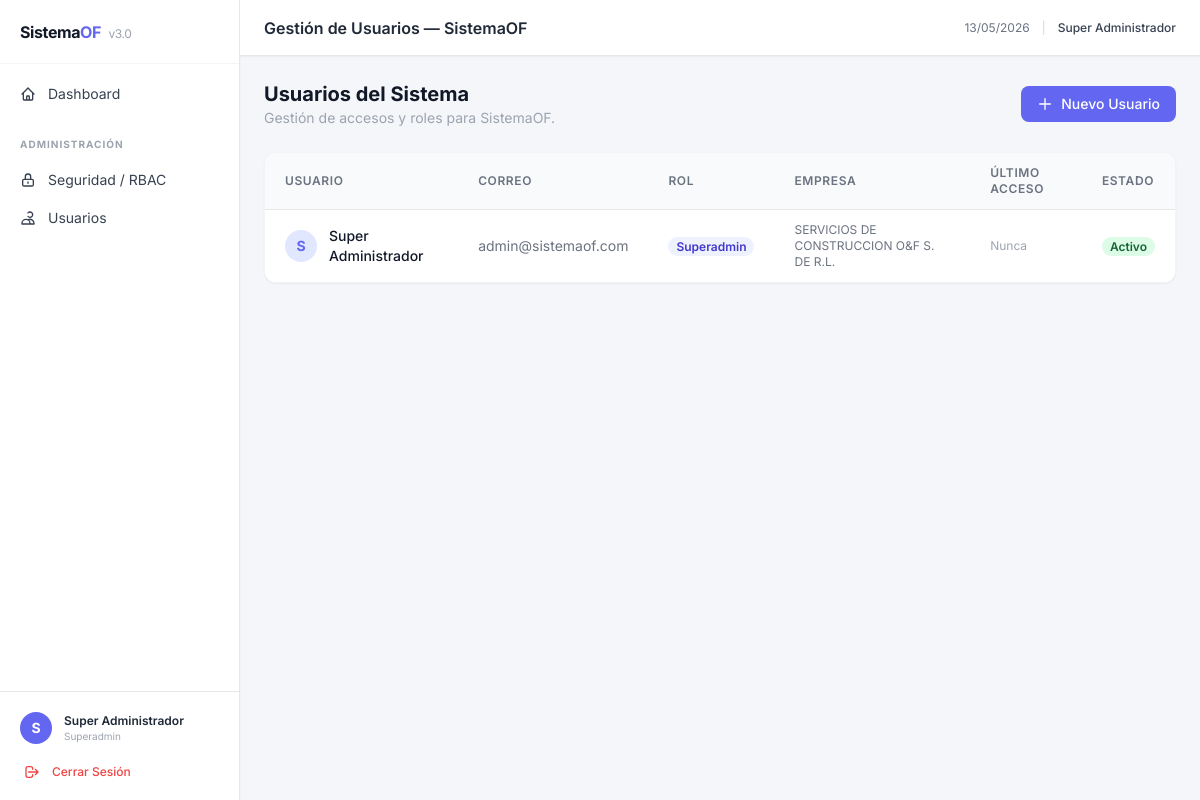
The app's page /public/admin/usuarios (signed in) with its own data.
### tables this page shows
CREATE TABLE `sof_users` (
  `id_user` int UNSIGNED NOT NULL,
  `username` varchar(50) NOT NULL,
  `nombre_usuario` varchar(150) NOT NULL,
  `email` varchar(100) NOT NULL,
  `password_hash` varchar(255) NOT NULL,
  `estatus` enum('Activo','Inactivo','Suspendido','Bloqueado') NOT NULL DEFAULT 'Activo',
  `id_empresa` int UNSIGNED DEFAULT NULL,
  `avatar` varchar(255) DEFAULT NULL,
  `ultimo_acceso` datetime DEFAULT NULL,
  `creado_por` int UNSIGNED DEFAULT NULL,
  `fecha_ing` datetime DEFAULT CURRENT_TIMESTAMP,
  `fecha_update` datetime DEFAULT CURRENT_TIMESTAMP ON UPDATE CURRENT_TIMESTAMP,
  `observaciones` varchar(254) DEFAULT NULL
);

CREATE TABLE `sof_roles` (
  `id_rol` int UNSIGNED NOT NULL,
  `nom_rol` varchar(100) NOT NULL,
  `desc_rol` varchar(254) DEFAULT NULL,
  `estatus` enum('Activo','Inactivo') NOT NULL DEFAULT 'Activo',
  `es_superadmin` tinyint(1) NOT NULL DEFAULT '0',
  `fecha_ing` datetime DEFAULT CURRENT_TIMESTAMP
);

CREATE TABLE `empresas` (
  `id_empresa` int(5) UNSIGNED ZEROFILL NOT NULL,
  `nom_empresa` varchar(150) NOT NULL
);

### app/Controllers/AdminController.php (called while the page is built, shortened)
<?php
class AdminController extends BaseController {
    public function usuarios() {
        $db = getDBConnection();
        $usuarios = $db->query("
            SELECT u.id_user, u.nombre_usuario, u.email, u.estatus,
                   u.ultimo_acceso, r.nom_rol, e.nom_empresa
            FROM sof_users u
            LEFT JOIN sof_user_roles ur ON u.id_user = ur.id_user
            LEFT JOIN sof_roles r ON ur.id_rol = r.id_rol
            LEFT JOIN empresas e ON u.id_empresa = e.id_empresa
            ORDER BY u.nombre_usuario ASC
        ")->fetchAll();
        $roles = $db->query("SELECT id_rol, nom_rol FROM sof_roles WHERE estatus='Activo' ORDER BY nom_rol ASC")->fetchAll();
        $empresas = $db->query("SELECT id_empresa, nom_empresa FROM empresas ORDER BY nom_empresa ASC")->fetchAll();
        $this->view('admin/usuarios', [
            'title'    => 'Gestión de Usuarios — SistemaOF',
            'usuarios' => $usuarios,
            'roles'    => $roles,
            'empresas' => $empresas,
        ]);
    }
}

### app/Core/Router.php (called while the page is built, shortened)
<?php
class Router {
    private static $routes = [];
    public static function get($uri, $callback) {
        self::$routes['GET'][$uri] = $callback;
    }
    public static function post($uri, $callback) {
        self::$routes['POST'][$uri] = $callback;
    }
    public static function dispatch($uri, $method) {
        $uri = strtok($uri, '?');
        $uri = rtrim($uri, '/');
        if (isset(self::$routes[$method][$uri])) {
            $callback = self::$routes[$method][$uri];
            if (is_array($callback)) {
                $controller = new $callback[0]();
                $method = $callback[1];
                return $controller->$method();
            }
            return call_user_func($callback);
        }
        exit();
    }
}

### routes/web.php (called while the page is built, shortened)
<?php
$uri = parse_url($_SERVER['REQUEST_URI'], PHP_URL_PATH);
$method = $_SERVER['REQUEST_METHOD'];
$base = rtrim(BASE_URL, '/');
if ($base !== '' && strpos($uri, $base) === 0) {
    $uri = substr($uri, strlen($base));
}
Router::dispatch($uri, $method);

### public/index.php (called while the page is built, shortened)
<?php
require_once __DIR__ . '/../routes/web.php';

### views/admin/usuarios.php (the view, shortened to what this page needs)
<div class="mb-6 flex items-center justify-between">
    <div>
        <h2 class="text-xl font-bold text-gray-900">Usuarios del Sistema</h2>
        <p class="text-sm text-gray-400">Gestión de accesos y roles para SistemaOF.</p>
    </div>
    <a href="<?= BASE_URL ?>/admin/usuarios/crear"
       class="btn-primary inline-flex items-center gap-2 px-4 py-2 bg-primary text-white text-sm font-medium rounded-lg hover:bg-primaryHover">
        <svg class="h-4 w-4" fill="none" viewBox="0 0 24 24" stroke="currentColor" stroke-width="2">
            <path stroke-linecap="round" stroke-linejoin="round" d="M12 4v16m8-8H4"/>
        </svg>
        Nuevo Usuario
    </a>
</div>
<div class="bg-white rounded-xl border border-gray-100 shadow-sm overflow-hidden">
    <div class="overflow-x-auto">
        <table class="min-w-full divide-y divide-gray-200 text-sm">
            <thead class="bg-gray-50">
                <tr>
                    <th class="px-5 py-3 text-left text-xs font-semibold text-gray-500 uppercase tracking-wider">Usuario</th>
                    <th class="px-5 py-3 text-left text-xs font-semibold text-gray-500 uppercase tracking-wider">Correo</th>
                    <th class="px-5 py-3 text-left text-xs font-semibold text-gray-500 uppercase tracking-wider">Rol</th>
                    <th class="px-5 py-3 text-left text-xs font-semibold text-gray-500 uppercase tracking-wider">Empresa</th>
                    <th class="px-5 py-3 text-left text-xs font-semibold text-gray-500 uppercase tracking-wider">Último Acceso</th>
                    <th class="px-5 py-3 text-left text-xs font-semibold text-gray-500 uppercase tracking-wider">Estado</th>
                </tr>
            </thead>
            <tbody class="bg-white divide-y divide-gray-100">
                <?php if (empty($usuarios)): ?>
                <tr>
                    <td colspan="6" class="px-5 py-10 text-center text-gray-400">
                        No hay usuarios registrados. <a href="<?= BASE_URL ?>/admin/usuarios/crear" class="text-primary hover:underline">Crear el primero</a>.
                    </td>
                </tr>
                <?php else: ?>
                <?php foreach ($usuarios as $u): ?>
                <tr class="hover:bg-gray-50">
                    <td class="px-5 py-3">
                        <div class="flex items-center gap-3">
                            <div class="h-8 w-8 rounded-full bg-indigo-100 text-primary font-bold flex items-center justify-center text-sm flex-shrink-0">
                                <?= strtoupper(substr($u['nombre_usuario'], 0, 1)) ?>
                            </div>
                            <span class="font-medium text-gray-900"><?= htmlspecialchars($u['nombre_usuario']) ?></span>
                        </div>
                    </td>
                    <td class="px-5 py-3 text-gray-500"><?= htmlspecialchars($u['email']) ?></td>
                    <td class="px-5 py-3">
                        <span class="px-2 py-0.5 rounded-full text-xs font-semibold bg-indigo-50 text-indigo-700">
                            <?= htmlspecialchars($u['nom_rol'] ?? 'Sin rol') ?>
                        </span>
                    </td>
                    <td class="px-5 py-3 text-gray-500 text-xs"><?= htmlspecialchars($u['nom_empresa'] ?? '—') ?></td>
                    <td class="px-5 py-3 text-gray-400 text-xs">
                        <?= $u['ultimo_acceso'] ? date('d/m/Y H:i', strtotime($u['ultimo_acceso'])) : 'Nunca' ?>
                    </td>
                    <td class="px-5 py-3">
                        <?php
                            $colores = [
                                'Activo'    => 'bg-green-100 text-green-800',
                                'Inactivo'  => 'bg-gray-100 text-gray-600',
                                'Suspendido'=> 'bg-yellow-100 text-yellow-700',
                                'Bloqueado' => 'bg-red-100 text-red-700',
                            ];
                            $cls = $colores[$u['estatus']] ?? 'bg-gray-100 text-gray-600';
                        ?>
                        <span class="px-2 py-0.5 rounded-full text-xs font-semibold <?= $cls ?>">
                            <?= $u['estatus'] ?>
                        </span>
                    </td>
                </tr>
                <?php endforeach; ?>
                <?php endif; ?>
            </tbody>
        </table>
    </div>
</div>
<?php
require __DIR__ . '/../layout.php';
?>

### views/layout.php (style rules this page uses)
.btn-primary { transition: all .2s ease-in-out; }

### records on screen
sof_users: nombre_usuario "S", nombre_usuario "Super Administrador", email "admin@sistemaof.com", sof_roles.nom_rol "Superadmin", id_empresa.nom_empresa "SERVICIOS DE CONSTRUCCION O&F S. DE R.L.", shows "Nunca", estatus "Activo"

### other values on screen
substr($sess_user_name, 0, 1) "S"
$sess_user_name "Super Administrador"
$sess_role_name "Superadmin"
$title "Gestión de Usuarios — SistemaOF"
